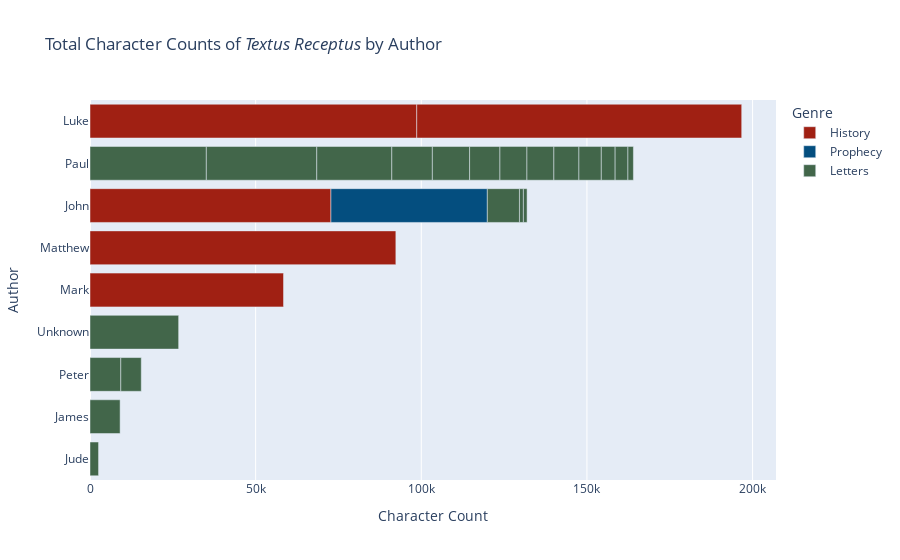

The notebook cell this image was saved under:
### Code cell
import plotly.express as px

# Define the custom color mapping for genres
color_map = {
    'History': '#a02013',  # dark red
    'Letters': '#42664a',  # dark green
    'Prophecy': '#044e7f'  # dark blue
}

# 1) Group by author to find total char_count per author
author_char_sums = book_sums.groupby('author')['char_count'].sum()

# 2) Sort authors by their total char_count (descending so largest is at the top)
author_order = author_char_sums.sort_values(ascending=True).index.tolist()

# Sort the DataFrame by char_count if you like,
# but the final order of authors will be determined by `categoryarray`.
book_sums_genre_sorted = book_sums.sort_values(by='char_count', ascending=False)

# Create the bar chart
fig = px.bar(
    book_sums_genre_sorted,
    x='char_count',
    y='author',
    orientation='h',
    color='genre',
    color_discrete_map=color_map,
    title='Total Character Counts of <i>Textus Receptus</i> by Author',
    labels={
        'book_name': 'Book',
        'author': 'Author',
        'genre': 'Genre',
        'word_count': 'Word Count',
        'char_count': 'Character Count'
    },
    # Columns for default tooltips
    hover_data=['book_name', 'author', 'genre', 'word_count', 'char_count'],
    # Columns to reference with customdata in the hovertemplate
    custom_data=['book_name', 'author', 'genre', 'word_count', 'char_count']
)

# 3) Apply the custom ordering to the y-axis
fig.update_layout(
    yaxis=dict(
        categoryorder='array',
        categoryarray=author_order  # Our sorted list of authors
    )
)

# 4) Define a custom hovertemplate that uses the order in `custom_data`
fig.update_traces(
    hovertemplate=
    "<b>%{customdata[2]}</b><br>" +         # Author
    "Book: %{customdata[0]}<br>" +         # Book Name
    "Author: %{customdata[1]}<br>" +        # Genre
    "Word Count: %{customdata[3]:,}<br>" +   # Word Count
    "Character Count: %{customdata[4]:,}<extra></extra>"  # Char Count
)

fig.show()

### Figure 1 — Plotly figure (JSON) as saved in the notebook; plotly's stock layout.template omitted (floating-point values rounded to 4 significant figures)
{"data": [{"alignmentgroup": "True", "customdata": [["Luke", "Luke", "History", 20076, 98628], ["Acts", "Luke", "History", 18967, 98088], ["Matthew", "Matthew", "History", 18849, 92322], ["John", "John", "History", 16003, 72731], ["Mark", "Mark", "History", 11724, 58415]], "hovertemplate": "<b>%{customdata[2]}</b><br>Book: %{customdata[0]}<br>Author: %{customdata[1]}<br>Word Count: %{customdata[3]:,}<br>Character Count: %{customdata[4]:,}<extra></extra>", "legendgroup": "History", "marker": {"color": "#a02013", "pattern": {"shape": ""}}, "name": "History", "offsetgroup": "History", "orientation": "h", "showlegend": true, "textposition": "auto", "type": "bar", "x": [98628, 98088, 92322, 72731, 58415], "xaxis": "x", "y": ["Luke", "Luke", "Matthew", "John", "Mark"], "yaxis": "y"}, {"alignmentgroup": "True", "customdata": [["Revelation", "John", "Prophecy", 10113, 47202]], "hovertemplate": "<b>%{customdata[2]}</b><br>Book: %{customdata[0]}<br>Author: %{customdata[1]}<br>Word Count: %{customdata[3]:,}<br>Character Count: %{customdata[4]:,}<extra></extra>", "legendgroup": "Prophecy", "marker": {"color": "#044e7f", "pattern": {"shape": ""}}, "name": "Prophecy", "offsetgroup": "Prophecy", "orientation": "h", "showlegend": true, "textposition": "auto", "type": "bar", "x": [47202], "xaxis": "x", "y": ["John"], "yaxis": "y"}, {"alignmentgroup": "True", "customdata": [["Romans", "Paul", "Letters", 7249, 35115], ["1 Corinthians", "Paul", "Letters", 6963, 33335], ["Hebrews", "Unknown", "Letters", 5037, 26758], ["2 Corinthians", "Paul", "Letters", 4560, 22651], ["Ephesians", "Paul", "Letters", 2476, 12240], ["Galatians", "Paul", "Letters", 2262, 11243], ["1 John", "John", "Letters", 2201, 9699], ["1 Peter", "Peter", "Letters", 1743, 9300], ["1 Timothy", "Paul", "Letters", 1657, 9159], ["James", "James", "Letters", 1802, 9090], ["Philippians", "Paul", "Letters", 1663, 8151], ["Colossians", "Paul", "Letters", 1646, 8131], ["1 Thessalonians", "Paul", "Letters", 1511, 7559], ["2 Timothy", "Paul", "Letters", 1282, 6754], ["2 Peter", "Peter", "Letters", 1128, 6175], ["2 Thessalonians", "Paul", "Letters", 853, 4175], ["Titus", "Paul", "Letters", 683, 3860], ["Jude", "Jude", "Letters", 463, 2581], ["Philemon", "Paul", "Letters", 353, 1655], ["2 John", "John", "Letters", 259, 1191], ["3 John", "John", "Letters", 221, 1114]], "hovertemplate": "<b>%{customdata[2]}</b><br>Book: %{customdata[0]}<br>Author: %{customdata[1]}<br>Word Count: %{customdata[3]:,}<br>Character Count: %{customdata[4]:,}<extra></extra>", "legendgroup": "Letters", "marker": {"color": "#42664a", "pattern": {"shape": ""}}, "name": "Letters", "offsetgroup": "Letters", "orientation": "h", "showlegend": true, "textposition": "auto", "type": "bar", "x": [35115, 33335, 26758, 22651, 12240, 11243, 9699, 9300, 9159, 9090, 8151, 8131, 7559, 6754, 6175, 4175, 3860, 2581, 1655, 1191, 1114], "xaxis": "x", "y": ["Paul", "Paul", "Unknown", "Paul", "Paul", "Paul", "John", "Peter", "Paul", "James", "Paul", "Paul", "Paul", "Paul", "Peter", "Paul", "Paul", "Jude", "Paul", "John", "John"], "yaxis": "y"}], "layout": {"barmode": "relative", "legend": {"title": {"text": "Genre"}, "tracegroupgap": 0}, "title": {"text": "Total Character Counts of <i>Textus Receptus</i> by Author"}, "xaxis": {"anchor": "y", "domain": [0, 1], "title": {"text": "Character Count"}}, "yaxis": {"anchor": "x", "categoryarray": ["Jude", "James", "Peter", "Unknown", "Mark", "Matthew", "John", "Paul", "Luke"], "categoryorder": "array", "domain": [0, 1], "title": {"text": "Author"}}}}
